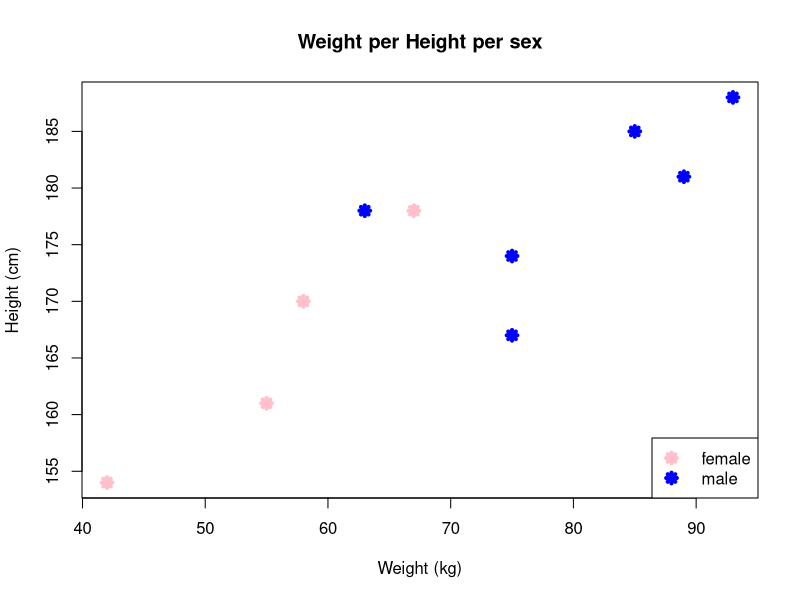

Write R code to recreate this figure.
#B =================================
data<-data.frame("Weight (kg)"=c(55,85,75,42,93,63,58,75,89,67),
                 "Height (kg)"=c(161,185,174,154,188,178,170,167,181,178),
                 "Sex"=factor(c(1,2,2,1,2,2,1,2,2,1),
                              labels = c("female","male"))
)

#Creating the chart ====
#creating the empty chart
plot(data[,1],data[,2],type = "n",xlab="Weight (kg)",ylab="Height (cm)")
#plotting woman
points(data[,1][data[,3]=="female"],data[,2][data[,3]=="female"],
       pch=8,col="pink",lwd=4)
#plotting Man
points(data[,1][data[,3]=="male"],data[,2][data[,3]=="male"],
       pch=8,col="blue",lwd=4)
#Adding the legend
legend("bottomright",legend=c("female","male"),pch=c(8,8),col=c("pink","blue"),
       lwd=4,lty=c(NA,NA))
#Adding the Title
title(main="Weight per Height per sex")